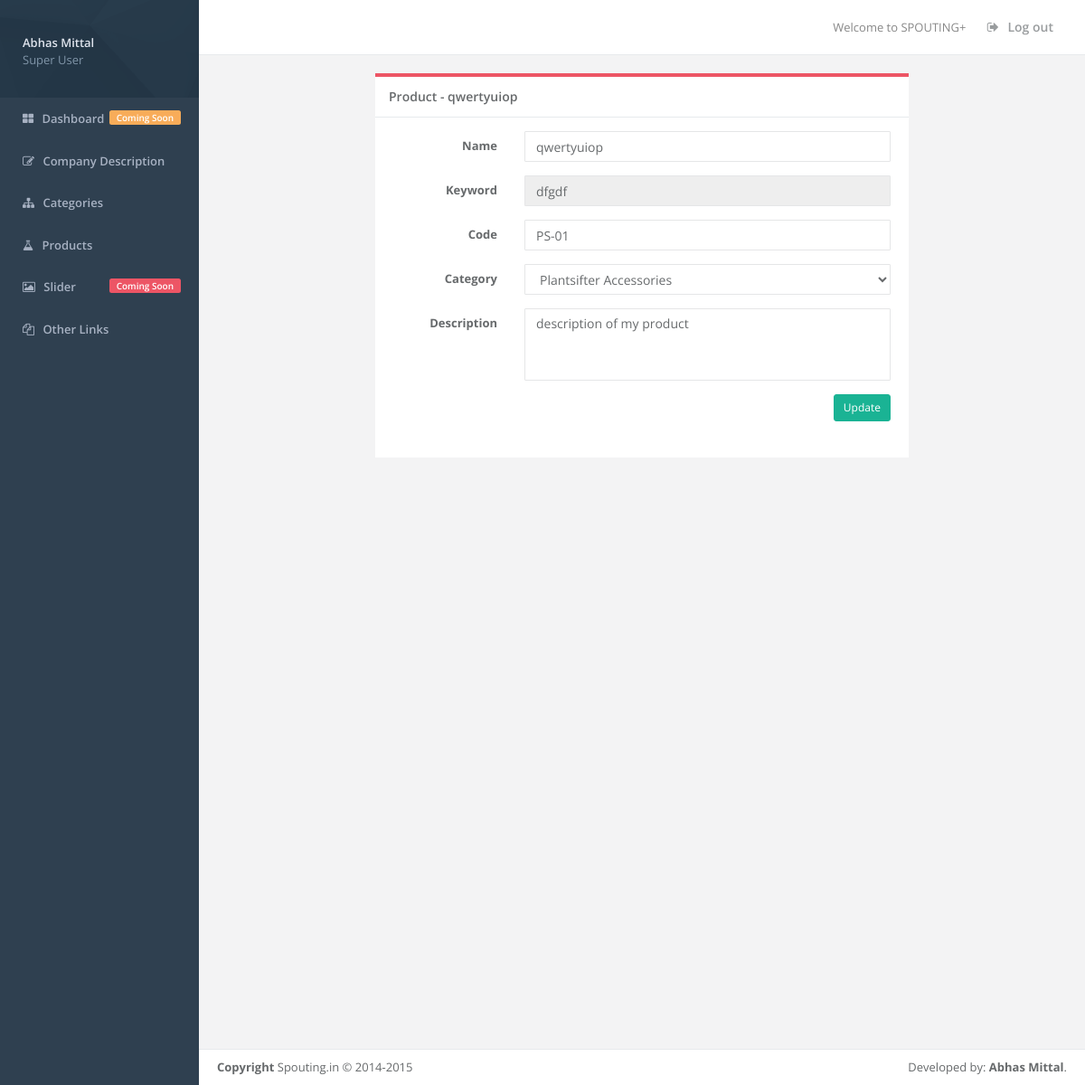
The page /products/edit.php?id=1 (signed in) on the database its author committed.
### tables this page shows
CREATE TABLE IF NOT EXISTS `product` (
  `id` int(11) NOT NULL AUTO_INCREMENT,
  `category` int(11) NOT NULL,
  `name` varchar(255) NOT NULL,
  `code` varchar(10) NOT NULL,
  `keyword` varchar(255) NOT NULL,
  `description` varchar(255) NOT NULL,
  PRIMARY KEY (`id`),
  KEY `id` (`category`),
  KEY `category` (`category`)
);

CREATE TABLE IF NOT EXISTS `category` (
  `id` int(11) NOT NULL AUTO_INCREMENT,
  `name` varchar(255) NOT NULL,
  `code` varchar(10) NOT NULL,
  `keyword` varchar(255) NOT NULL,
  `description` text NOT NULL,
  `products` int(11) NOT NULL,
  PRIMARY KEY (`id`),
  UNIQUE KEY `code` (`code`)
);

### products/edit.php (the view, shortened to what this page needs)
<?php
require_once('../partials/header.php');
$product = false;
if(isset($_GET['id'])){
    $query = mysql_query("SELECT * FROM product WHERE id='$_GET[id]'");
    $product = mysql_fetch_assoc($query);
}
?>
<div class="col-lg-8 col-lg-offset-2 m-b">
    <div class="ibox float-e-margins">
        <div class="ibox-title">
            <?php
            if ($product) {
                echo "<h5>Product - ".$product['name']."</h5>";
            } else{
                echo "<h5>Create New Product</h5>";
            }
            ?>
        </div>
        <div class="ibox-content">
        <?php
        if ($product) {
            echo '<form class="form-horizontal" action="edit.php?id='.$product['id'].'" method="POST">';
        } else{
            echo '<form class="form-horizontal" action="edit.php" method="POST">';
        }
        ?>
            <form class="form-horizontal" action="edit.php?id=<?php echo $product['id']; ?>" method="POST">
                <div class="form-group">
                	<label class="col-lg-3 control-label">Name</label>
                    <div class="col-lg-9">
                    	<input type="text" placeholder="Product Name" name="name" value="<?php echo $product['name']; ?>" class="form-control">
                    </div>
                </div>
                <div class="form-group">
                	<label class="col-lg-3 control-label">Keyword</label>
                    <div class="col-lg-9">
                    	<input type="text" placeholder="Keyword" name="keyword" value="<?php echo $product['keyword']; ?>" class="form-control" <?php if($product){echo 'disabled';} ?>>
                    </div>
                </div>
                <div class="form-group">
                	<label class="col-lg-3 control-label">Code</label>
                    <div class="col-lg-9">
                    	<input type="text" placeholder="Code" name="code" value="<?php echo $product['code']; ?>" class="form-control">
                    </div>
                </div>
                <div class="form-group">
                    <label class="col-lg-3 control-label">Category</label>
                    <div class="col-lg-9">
                        <select name="category" class="form-control">
                        <?php
                        $categoryQuery = mysql_query("SELECT * FROM category");
                        while ($category = mysql_fetch_assoc($categoryQuery)) {
                            ?>
                            <option value="<?php echo $category['id']; ?>" <?php if($product['category'] == $category['id']){echo 'selected';} ?>><?php echo $category['name']; ?></option>
                            <?php
                        }
                        ?>
                        </select>
                    </div>
                </div>
                <div class="form-group">
                	<label class="col-lg-3 control-label">Description</label>
                    <div class="col-lg-9">
                    	<textarea placeholder="Description" name="description" class="form-control"><?php echo $product['description']; ?></textarea>
                    </div>
                </div>
                <div class="form-group">
                    <div class="col-lg-offset-2 col-lg-10">
                    <?php
                    if ($product) {
                        echo '<input type="submit" name="update" value="Update" class="btn btn-sm btn-primary pull-right" />';
                    } else{
                        echo '<input type="submit" name="add" value="Add" class="btn btn-sm btn-primary pull-right" />';
                    }
                    ?>
                    </div>
                </div>
            </form>
        </div>
    </div>
</div>
<?php
require_once('../partials/footer.php');
?>

### static/main.css (style rules this page uses)
html, body, #wrapper, #page-wrapper { height: 100%; }
.ibox-title { border-color: #ed5565; }
textarea { resize: none; }
textarea.form-control { height: 80px; }

### rows shown on the page
product: name "qwertyuiop", keyword "dfgdf", code "PS-01", category "Plantsifter Accessories", description "description of my product"

### other values the page prints
$user['name'] "Abhas Mittal"
$user['role'] "Super User"
